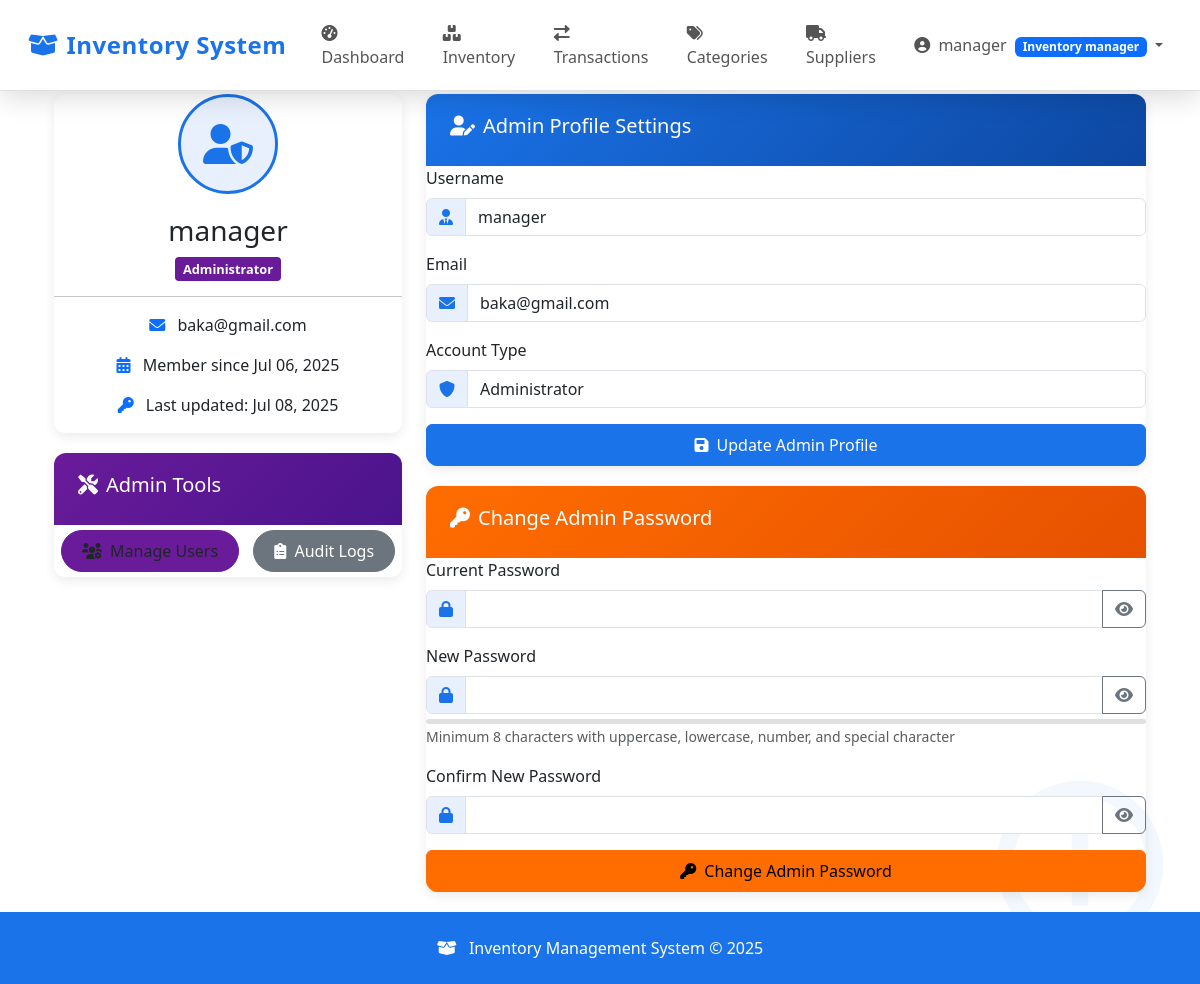
The page /admin/profile.php (signed in) on the database its author committed.
### tables this page shows
CREATE TABLE `users` (
  `id` int(11) NOT NULL,
  `username` varchar(50) NOT NULL,
  `password` varchar(255) NOT NULL,
  `email` varchar(100) NOT NULL,
  `role` enum('admin','inventory_manager','staff') NOT NULL DEFAULT 'staff',
  `is_active` tinyint(1) DEFAULT 1,
  `created_at` timestamp NOT NULL DEFAULT current_timestamp(),
  `updated_at` timestamp NOT NULL DEFAULT current_timestamp() ON UPDATE current_timestamp()
);

### includes/auth.php (called while the page is built, shortened)
<?php
function isLoggedIn() {
    return isset($_SESSION['user_id']);
}
function hasPermission($permissionName) {
    $conn = getDBConnection();
    $userId = $_SESSION['user_id'];
    $stmt = $conn->prepare("SELECT p.name FROM user_permissions up
                           JOIN permissions p ON up.permission_id = p.id
                           WHERE up.user_id = ? AND p.name = ?");
    $stmt->bind_param("is", $userId, $permissionName);
    $stmt->execute();
    $result = $stmt->get_result();
    if ($result->num_rows > 0) {
        return true;
    }
    $stmt = $conn->prepare("SELECT p.name FROM users u
                           JOIN role_permissions rp ON u.role = rp.role
                           JOIN permissions p ON rp.permission_id = p.id
                           WHERE u.id = ? AND p.name = ?");
    $stmt->bind_param("is", $userId, $permissionName);
    $stmt->execute();
    $result = $stmt->get_result();
    $hasPermission = $result->num_rows > 0;
    return $hasPermission;
}
function getCurrentUserRole() {
    $conn = getDBConnection();
    $stmt = $conn->prepare("SELECT role FROM users WHERE id = ?");
    $stmt->bind_param("i", $_SESSION['user_id']);
    $stmt->execute();
    $result = $stmt->get_result();
    $role = $result->fetch_assoc()['role'];
    return $role;
}

### includes/functions.php (called while the page is built, shortened)
<?php
require_once __DIR__ . '/auth.php';
function getDashboardLink() {
    $role = getCurrentUserRole();
    switch ($role) {
        case 'inventory_manager':
            return BASE_URL . '/manager/dashboard.php';
    }
}

### admin/profile.php (the view, shortened to what this page needs)
<?php
require_once __DIR__ . '/../includes/auth.php';
$user_id = $_SESSION['user_id'];
$conn = getDBConnection();
$stmt = $conn->prepare("SELECT * FROM users WHERE id = ?");
$stmt->bind_param("i", $user_id);
$stmt->execute();
$result = $stmt->get_result();
$user = $result->fetch_assoc();
?>
<?php include __DIR__ . '/../includes/header.php'; ?>
<div class="container mt-4">
    <div class="admin-watermark">
    </div>
    <div class="row">
        <div class="col-lg-4">
            <div class="admin-card">
                <div class="card-body text-center">
                    <div class="admin-avatar">
                        <i class="fas fa-user-shield"></i>
                    </div>
                    <h3><?php echo htmlspecialchars($user['username']); ?></h3>
                    <span class="admin-badge">Administrator</span>
                    <hr>
                    <p><i class="fas fa-envelope me-2 text-primary"></i> <?php echo htmlspecialchars($user['email']); ?></p>
                    <p><i class="fas fa-calendar-alt me-2 text-primary"></i> Member since <?php echo date('M d, Y', strtotime($user['created_at'])); ?></p>
                    <p><i class="fas fa-key me-2 text-primary"></i> Last updated: <?php echo date('M d, Y', strtotime($user['updated_at'])); ?></p>
                </div>
            </div>
            <div class="admin-card">
                <div class="card-header admin-actions-header">
                    <h5><i class="fas fa-tools me-2"></i>Admin Tools</h5>
                </div>
                <div class="card-body text-center">
                    <a href="users.php" class="btn btn-admin admin-btn">
                        <i class="fas fa-users-cog me-1"></i> Manage Users
                    </a>
                    <a href="audit_logs.php" class="btn btn-secondary admin-btn">
                        <i class="fas fa-clipboard-list me-1"></i> Audit Logs
                    </a>
                </div>
            </div>
        </div>
        <div class="col-lg-8">
            <div class="admin-card">
                <div class="card-header">
                    <h5><i class="fas fa-user-edit me-2"></i>Admin Profile Settings</h5>
                </div>
                <div class="card-body">
                    <form method="POST" action="profile.php">
                        <div class="mb-3">
                            <label for="username" class="form-label">Username</label>
                            <div class="input-group">
                                <span class="input-group-text"><i class="fas fa-user-tie"></i></span>
                                <input type="text" class="form-control" id="username" name="username"
                                       value="<?php echo htmlspecialchars($user['username']); ?>" required>
                            </div>
                        </div>
                        <div class="mb-3">
                            <label for="email" class="form-label">Email</label>
                            <div class="input-group">
                                <span class="input-group-text"><i class="fas fa-envelope"></i></span>
                                <input type="email" class="form-control" id="email" name="email"
                                       value="<?php echo htmlspecialchars($user['email']); ?>" required>
                            </div>
                        </div>
                        <div class="mb-3">
                            <label class="form-label">Account Type</label>
                            <div class="input-group">
                                <span class="input-group-text"><i class="fas fa-shield-alt"></i></span>
                                <input type="text" class="form-control" value="Administrator" readonly>
                            </div>
                        </div>
                        <button type="submit" name="update_profile" class="btn btn-primary w-100 py-2">
                            <i class="fas fa-save me-2"></i>Update Admin Profile
                        </button>
                    </form>
                </div>
            </div>
            <div class="admin-card">
                <div class="card-header password-header">
                    <h5><i class="fas fa-key me-2"></i>Change Admin Password</h5>
                </div>
                <div class="card-body">
                    <form method="POST" action="profile.php">
                        <div class="mb-3">
                            <label for="current_password" class="form-label">Current Password</label>
                            <div class="input-group">
                                <span class="input-group-text"><i class="fas fa-lock"></i></span>
                                <input type="password" class="form-control" id="current_password" name="current_password" required>
                                <button class="btn btn-outline-secondary toggle-password" type="button">
                                    <i class="fas fa-eye"></i>
                                </button>
                            </div>
                        </div>
                        <div class="mb-3">
                            <label for="new_password" class="form-label">New Password</label>
                            <div class="input-group">
                                <span class="input-group-text"><i class="fas fa-lock"></i></span>
                                <input type="password" class="form-control" id="new_password" name="new_password" required minlength="8">
                                <button class="btn btn-outline-secondary toggle-password" type="button">
                                    <i class="fas fa-eye"></i>
                                </button>
                            </div>
                            <div class="password-strength">
                            </div>
                            <small class="text-muted">Minimum 8 characters with uppercase, lowercase, number, and special character</small>
                        </div>
                        <div class="mb-3">
                            <label for="confirm_password" class="form-label">Confirm New Password</label>
                            <div class="input-group">
                                <span class="input-group-text"><i class="fas fa-lock"></i></span>
                                <input type="password" class="form-control" id="confirm_password" name="confirm_password" required minlength="8">
                                <button class="btn btn-outline-secondary toggle-password" type="button">
                                    <i class="fas fa-eye"></i>
                                </button>
                            </div>
                        </div>
                        <button type="submit" name="change_password" class="btn btn-warning w-100 py-2">
                            <i class="fas fa-key me-2"></i>Change Admin Password
                        </button>
                    </form>
                </div>
            </div>
        </div>
    </div>
</div>
<?php include __DIR__ . '/../includes/footer.php'; ?>

### includes/header.php (shortened to what this page needs)
<?php
require_once __DIR__ . '/auth.php';
require_once __DIR__ . '/functions.php';
function getBasePath() {
    $role = getCurrentUserRole();
    return BASE_URL . '/' . ($role === 'admin' ? 'admin' : ($role === 'inventory_manager' ? 'manager' : 'staff'));
}
$basePath = getBasePath();
?>
<!DOCTYPE html>
<html lang="en">
<head>
    <link href="https://cdn.jsdelivr.net/npm/bootstrap@5.3.0/dist/css/bootstrap.min.css" rel="stylesheet">
    <link rel="stylesheet" href="https://cdnjs.cloudflare.com/ajax/libs/font-awesome/6.0.0/css/all.min.css">
</head>
<body>
    <nav class="navbar navbar-expand-lg navbar-light">
        <div class="container-fluid">
            <a class="navbar-brand" href="<?= BASE_URL ?>/index.php">
                <i class="fas fa-box-open me-2"></i>Inventory System
            </a>
            <div class="collapse navbar-collapse" id="navbarNav">
                <ul class="navbar-nav me-auto">
                    <?php if (isLoggedIn()): ?>
                        <li class="nav-item">
                            <a class="nav-link" href="<?= getDashboardLink() ?>">
                                <i class="fas fa-tachometer-alt me-1"></i> Dashboard
                            </a>
                        </li>
                        <?php if (hasPermission('view_inventory')): ?>
                            <li class="nav-item">
                                <a class="nav-link" href="<?= $basePath ?>/items.php">
                                    <i class="fas fa-boxes me-1"></i> Inventory
                                </a>
                            </li>
                        <?php endif; ?>
                        <?php if (hasPermission('view_transactions')): ?>
                            <li class="nav-item">
                                <a class="nav-link" href="<?= $basePath ?>/transactions.php">
                                    <i class="fas fa-exchange-alt me-1"></i> Transactions
                                </a>
                            </li>
                        <?php endif; ?>
                        <?php if (hasPermission('manage_categories')): ?>
                            <li class="nav-item">
                                <a class="nav-link" href="<?= $basePath ?>/categories.php">
                                    <i class="fas fa-tags me-1"></i> Categories
                                </a>
                            </li>
                        <?php endif; ?>
                        <?php if (hasPermission('manage_suppliers')): ?>
                            <li class="nav-item">
                                <a class="nav-link" href="<?= $basePath ?>/suppliers.php">
                                    <i class="fas fa-truck me-1"></i> Suppliers
                                </a>
                            </li>
                        <?php endif; ?>
                    <?php endif; ?>
                </ul>
                <ul class="navbar-nav">
                    <?php if (isLoggedIn()): ?>
                        <li class="nav-item dropdown">
                            <a class="nav-link dropdown-toggle" href="#" id="navbarDropdown" role="button" data-bs-toggle="dropdown">
                                <i class="fas fa-user-circle me-1"></i>
                                <?php echo htmlspecialchars($_SESSION['username']); ?>
                                <span class="badge bg-primary text-white ms-1"><?php echo ucfirst(str_replace('_', ' ', getCurrentUserRole())); ?></span>
                            </a>
                        </li>
                    <?php endif; ?>
                </ul>
            </div>
        </div>
    </nav>
    <div class="container mt-4">
</body>
</html>

### includes/header.php (style rules this page uses)
:root { --primary-blue: #1a73e8; --dark-blue: #0d47a1; --light-blue: #e8f0fe; --hover-blue: #4285f4; --white: #ffffff; }
body { font-family: 'Segoe UI', Tahoma, Geneva, Verdana, sans-serif; background-color: var(--white); overflow-x: hidden; padding-top: 70px; }
.navbar { background: var(--white) !important; box-shadow: 0 4px 20px rgba(0, 0, 0, 0.1); transition: all 0.3s ease; padding: 0.8rem 1rem; position: fixed; top: 0; width: 100%; z-index: 1030; border-bottom: 1px solid #e0e0e0; }
.navbar-brand { font-weight: 700; font-size: 1.5rem; letter-spacing: 0.5px; color: var(--primary-blue) !important; transition: all 0.3s ease; position: relative; }
.navbar-brand::after { content: ''; position: absolute; width: 0; height: 2px; bottom: 0; left: 0; background-color: var(--primary-blue); transition: width 0.3s ease; }
.nav-link { color: #555 !important; font-weight: 500; padding: 0.5rem 1rem !important; margin: 0 0.2rem; border-radius: 4px; transition: all 0.3s ease; position: relative; }
.nav-link i { transition: transform 0.3s ease; }
.container { animation: fadeInUp 0.6s ease; }

### admin/profile.php (style rules this page uses)
:root { --primary-blue: #1a73e8; --light-blue: #e8f0fe; --dark-blue: #0d47a1; --accent-blue: #4285f4; --warning-orange: #ff6d00; --info-teal: #00acc1; --admin-purple: #6a1b9a; }
.admin-card { border: none; border-radius: 12px; box-shadow: 0 4px 12px rgba(0, 0, 0, 0.08); overflow: hidden; transition: transform 0.3s ease; margin-bottom: 20px; }
.card-header { background: linear-gradient(135deg, var(--primary-blue), var(--dark-blue)); color: white; padding: 1.25rem 1.5rem; border-bottom: none; }
.password-header { background: linear-gradient(135deg, var(--warning-orange), #e65100); }
.admin-actions-header { background: linear-gradient(135deg, var(--admin-purple), #4a148c); }
.btn-primary { background-color: var(--primary-blue); border-color: var(--primary-blue); transition: all 0.3s ease; }
.btn-warning { background-color: var(--warning-orange); border-color: var(--warning-orange); transition: all 0.3s ease; }
.btn-admin { background-color: var(--admin-purple); border-color: var(--admin-purple); transition: all 0.3s ease; }
.admin-avatar { width: 100px; height: 100px; background-color: var(--light-blue); border-radius: 50%; display: flex; align-items: center; justify-content: center; margin: 0 auto 20px; font-size: 2.5rem; color: var(--primary-blue); border: 3px solid var(--primary-blue); }
.password-strength { height: 5px; margin-top: 5px; background-color: #e0e0e0; border-radius: 3px; overflow: hidden; }
.admin-badge { background-color: var(--admin-purple); color: white; padding: 3px 8px; border-radius: 4px; font-size: 0.8rem; font-weight: bold; }
.admin-btn { border-radius: 50px; padding: 8px 20px; font-weight: 500; margin: 5px; }
.admin-watermark { position: fixed; bottom: 20px; right: 20px; opacity: 0.05; z-index: -1; }
.input-group-text { background-color: var(--light-blue); color: var(--primary-blue); }

### rows shown on the page
users: role "Inventory manager", username "manager", email "baka@gmail.com", created_at "Jul 06, 2025", updated_at "Jul 08, 2025"

### other values the page prints
$_SESSION['username'] "manager"
